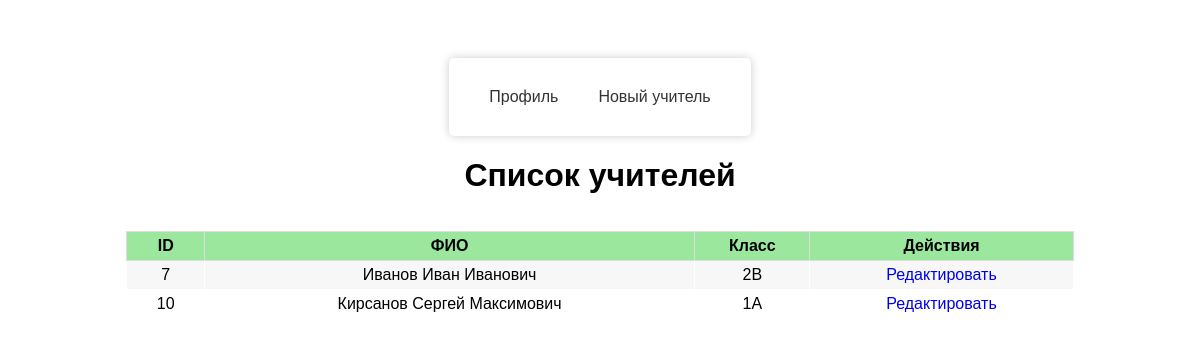
Page /src/users/teachers/EditTeacher.php (signed in) on the committed database.
### tables this page shows
CREATE TABLE `teachers` (
  `id` int(11) NOT NULL,
  `id_user` int(11) NOT NULL,
  `Fio` varchar(255) NOT NULL,
  `class_id` int(11) DEFAULT NULL
);

CREATE TABLE `classes` (
  `id` int(11) NOT NULL,
  `name` varchar(50) NOT NULL
);

### src/users/teachers/EditTeacher.php (the view, shortened to what this page needs)
<!DOCTYPE html>
<html>
<head>
</head>
<body>
<div class="wrapper">
<main>
    <nav>
        <ul>
            <?php  require_once $_SERVER['DOCUMENT_ROOT']."/src/common/functions.php";?>
            <li><?php echo (profile()); ?></li>
            <li><a href="NewTeacher.php">Новый учитель</a></li>
        </ul>
    </nav>
</main>
    <h1>Список учителей</h1>
<table class="table">
    <tr>
        <th>ID</th>
        <th>ФИО</th>
        <th>Класс</th>
        <th>Действия</th>
    </tr>
    <?php
    require_once $_SERVER['DOCUMENT_ROOT']."/src/common/functions.php";
    $pdo = connect();
    $sql = "SELECT t.id, t.Fio, c.name AS class_name
            FROM teachers t LEFT JOIN classes c ON t.class_id = c.id
            ORDER BY t.id";
    $result = $pdo->query($sql);
    while ($row = $result->fetch()) {
        $id = $row['id'];
        $fio = $row['Fio'];
        $class_name = $row['class_name'];
        echo "<tr>";
        echo "<td>$id</td>";
        echo "<td>$fio</td>";
        echo "<td>$class_name</td>";
        echo "<td><a href='EditTeacherData.php?id=$id'>Редактировать</a></td>";
        echo "</tr>";
    }
    ?>
</table>
</div>
</body>
</html>

### src/users/teachers/EditTeacher.php (style rules this page uses)
.wrapper { display: flex; justify-content: center; align-items: center; height: 100%; width: 100%; flex-direction: column; font-family: Arial, sans-serif; }
.table { border: 1px solid #eee; table-layout: auto; width: 80%; margin-bottom: 15px; margin-top: 15px; text-align: center; border-collapse: collapse; }
.table th { font-weight: bold; padding: 5px; background-color: #9ce79e; border: 1px solid #dddddd; }
.table td { padding: 5px 10px; border: 1px solid #ffffff; text-align: center; }
.table tbody tr:nth-child(odd) { background-color: #ffffff; }
.table tbody tr:nth-child(even) { background: #F7F7F7; }
a { margin-bottom: 20px; text-decoration: none }
@media screen and (min-width: 768px) { main { display: flex; justify-content: center; align-items: center; margin-top: 50px; } }
@media screen and (min-width: 768px) { nav { background-color: #fff; border-radius: 5px; box-shadow: 0 0 10px rgba(0, 0, 0, 0.2); padding:20px; } }
@media screen and (min-width: 768px) { nav ul { display: flex; flex-wrap: wrap; justify-content: center; list-style: none; margin: 0; padding: 0; } }
@media screen and (min-width: 768px) { nav li { margin: 10px; } }
@media screen and (min-width: 768px) { nav a { color: #333; text-decoration: none; padding: 10px; border-radius: 5px; transition: background-color 0.3s ease; } }

### rows in the picture
teachers: id "7", Fio "Иванов Иван Иванович", class.name "2В"
teachers: id "10", Fio "Кирсанов Сергей Максимович", class.name "1A"
